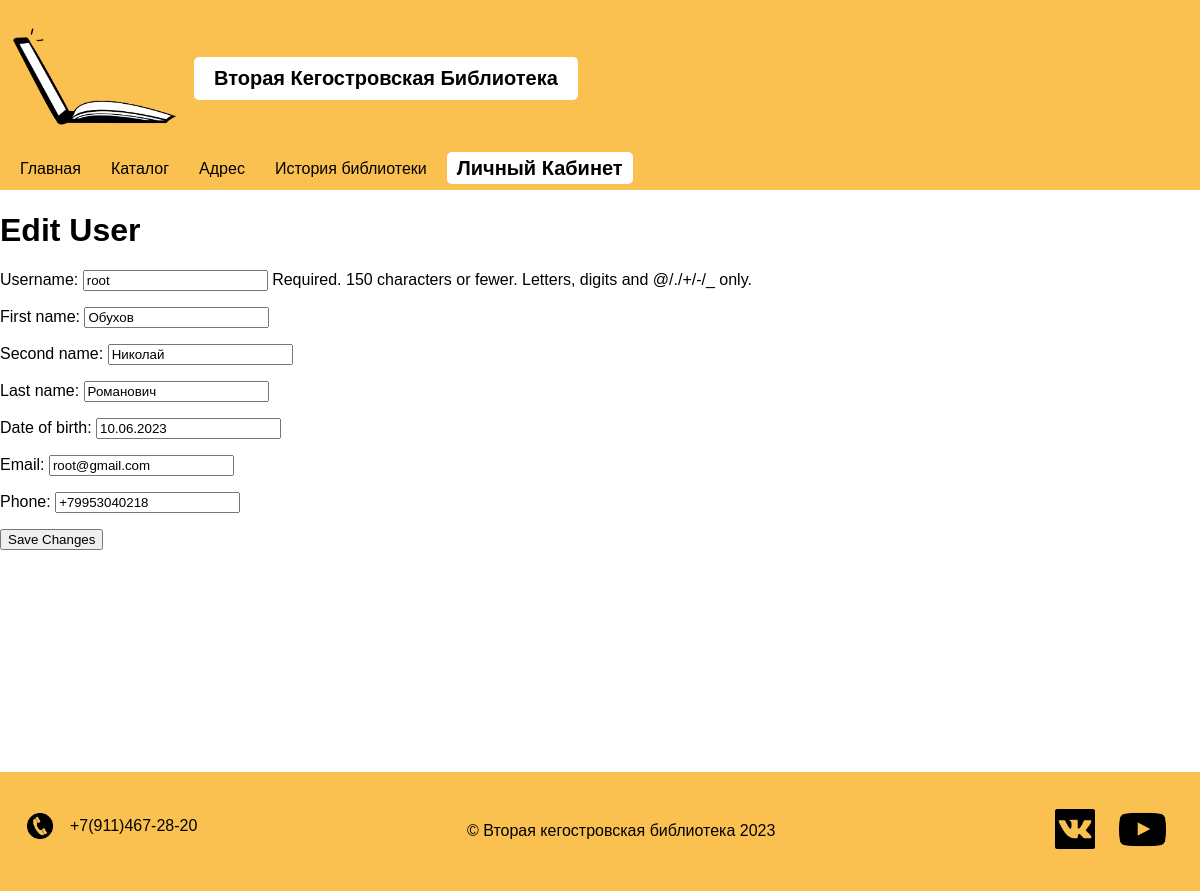
The app's page /edit-user/3/ (signed in) with its own data.
### library/models.py (models this page shows, shortened)
class LibraryUser(AbstractUser):
    first_name = models.CharField(max_length=30)
    second_name = models.CharField(max_length=30)
    last_name = models.CharField(max_length=30)
    date_of_birth = models.DateField(null=True)
    email = models.CharField(max_length=100)
    phone = models.CharField(max_length=30)
    card_number = models.CharField(max_length=10, default=generate_random_number, unique=True)
    is_activate = models.BooleanField(default=False)
    is_verificate = models.BooleanField(default=False)
    is_stuff = models.BooleanField(default=False)
    groups = models.ManyToManyField('auth.Group', related_name='library_users', related_query_name='library_user')
    user_permissions = models.ManyToManyField('auth.Permission', related_name='library_users', related_query_name='library_user')

### library/views.py (the view)
# urls.py: path('edit-user/<int:user_id>/', views.edit_user, name='edit-user'),
@login_required
def edit_user(request, user_id):
    user = request.user
    if request.method == 'POST':
        form = EditProfileForm(request.POST, instance=user)
        if form.is_valid():
            form.save()
            user.is_verificate = False
            user.save()
            send_verification_email(request, user)
            logout(request)
            return redirect('second_verify')
    else:
        form = EditProfileForm(instance=user)
    context = {
        'menu': Nav_Tables,
        'form': form,
        }
    return render(request, 'edit_profile.html', context=context)

### library/forms.py
class EditProfileForm(forms.ModelForm):
    class Meta:
        model = LibraryUser
        fields = ('username', 'first_name', 'second_name', 'last_name', 'date_of_birth', 'email', 'phone')

### library/templates/edit_profile.html (shortened to what this page needs)
{% extends 'base.html' %}
{% block content %}
<h1>Edit User</h1>
<form method="POST" enctype="multipart/form-data">
    {{ form.as_p }}
    <button type="submit">Save Changes</button>
</form>
{% endblock %}

### library/static/css/styles_base.css (style rules this page uses)
body { font-family: Arial, sans-serif !important; margin: 0; padding: 0; }

### records on screen
LibraryUser: username "root", first_name "Обухов", second_name "Николай", last_name "Романович", date_of_birth "10.06.2023", email "root@gmail.com", phone "+79953040218"

### other values on screen
{{ i.title }} "Главная" "Каталог" "Адрес" "История библиотеки" "Личный Кабинет"
